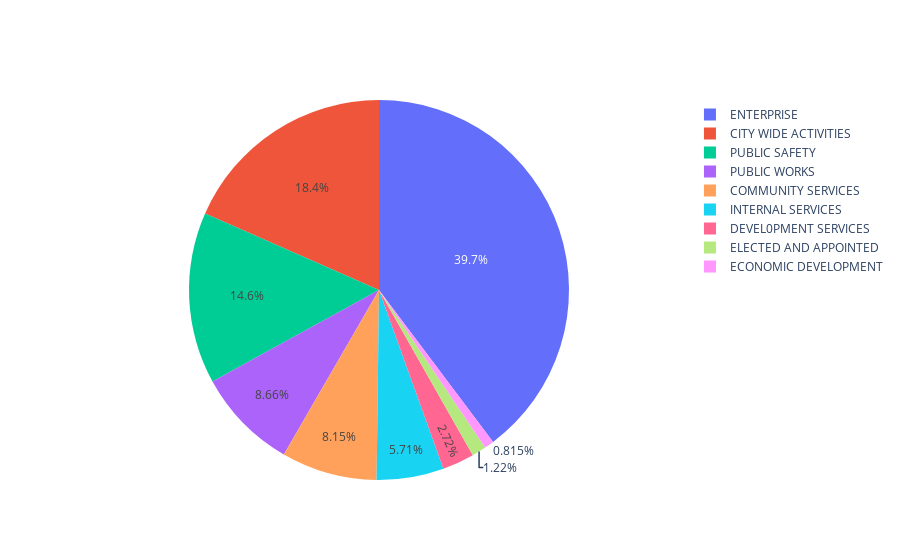

Write notebook code for a chart like this one.
### Code cell
labels=[]
values=[]

def clean_column_name(x):
    return x.replace(' ','_').lower()

for i in range(len(df['2019-20 Proposed Budget'])-1):
    labels.append(df.iloc[i][0])
    values.append((df['2019-20 Proposed Budget'][i]))
    values[i] = values[i].replace(',','')
    values[i] = values[i].replace('$','')
    values[i] = int(values[i])
    
values
fig = go.Figure(data=[go.Pie(labels=labels, values=values)])
fig.show()

### Figure 1 — Plotly figure (JSON) as saved in the notebook; plotly's stock layout.template omitted (floating-point values rounded to 4 significant figures)
{"data": [{"labels": ["PUBLIC WORKS", "DEVEL0PMENT SERVICES", "ENTERPRISE", "ELECTED AND APPOINTED", "INTERNAL SERVICES", "PUBLIC SAFETY", "COMMUNITY SERVICES", "ECONOMIC DEVELOPMENT", "CITY WIDE ACTIVITIES"], "type": "pie", "values": [242114403, 76017157, 1111756810, 33990425, 159601699, 408112357, 227833391, 22809791, 514803273]}], "layout": {}}
